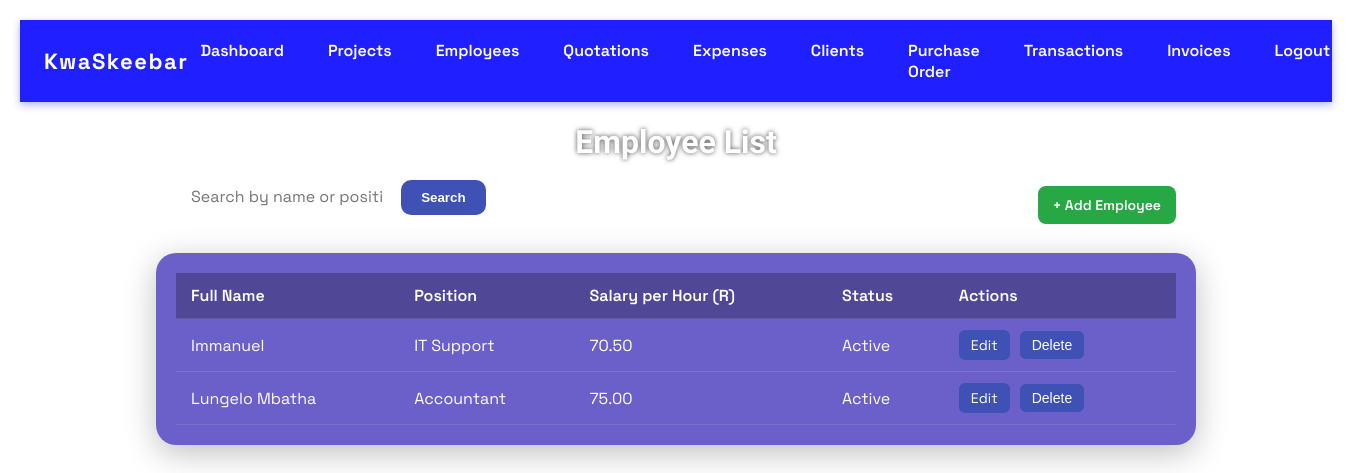
Page /employees.php on the committed database.
### tables this page shows
CREATE TABLE `employees` (
  `id` int(11) NOT NULL,
  `full_name` varchar(255) DEFAULT NULL,
  `position` varchar(100) DEFAULT NULL,
  `salary_per_hour` decimal(10,2) DEFAULT NULL,
  `status` enum('Active','Terminated') DEFAULT 'Active'
);

### employees.php (the view, shortened to what this page needs)
<?php
require 'db.php';
include 'nav.php';
$search = $_GET['search'] ?? '';
$search_sql = "";
$sql = "SELECT * FROM employees $search_sql ORDER BY full_name ASC";
$result = $conn->query($sql);
?>
<!DOCTYPE html>
<html lang="en">
<head>
</head>
<body>
  <h1>Employee List</h1>
  <div class="top-bar">
    <div class="search-box">
      <form method="GET" action="">
        <input type="text" name="search" placeholder="Search by name or position" value="<?= htmlspecialchars($search) ?>" />
        <button type="submit">Search</button>
      </form>
    </div>
    <a href="add_employee.php" class="add-btn">+ Add Employee</a>
  </div>
  <div class="table-container">
    <table>
      <thead>
        <tr>
          <th>Full Name</th>
          <th>Position</th>
          <th>Salary per Hour (R)</th>
          <th>Status</th>
          <th>Actions</th>
        </tr>
      </thead>
      <tbody>
        <?php if ($result && $result->num_rows > 0): ?>
          <?php while ($row = $result->fetch_assoc()): ?>
            <tr>
              <td data-label="Full Name"><?= htmlspecialchars($row['full_name']) ?></td>
              <td data-label="Position"><?= htmlspecialchars($row['position']) ?></td>
              <td data-label="Salary per Hour"><?= number_format($row['salary_per_hour'], 2) ?></td>
              <td data-label="Status"><?= htmlspecialchars($row['status']) ?></td>
              <td data-label="Actions" class="actions">
                <a href="edit_employee.php?id=<?= $row['id'] ?>">Edit</a>
                <form action="delete_employee.php" method="POST" style="display:inline;" onsubmit="return confirm('Delete this employee?');">
                  <button type="submit">Delete</button>
                </form>
              </td>
            </tr>
          <?php endwhile; ?>
        <?php else: ?>
          <tr><td colspan="5" style="text-align:center;">No employees found.</td></tr>
        <?php endif; ?>
      </tbody>
    </table>
  </div>
</body>
</html>

### employees.php (style rules this page uses)
body { margin: 0; font-family: 'Space Grotesk', sans-serif; background: url('bg.jpg') no-repeat center center fixed; background-size: cover; color: #fff; min-height: 100vh; padding: 20px; }
h1 { font-family: 'Urbanist', sans-serif; font-weight: 700; text-align: center; margin-bottom: 15px; color: #fff; text-shadow: 0 0 5px rgba(0,0,0,0.7); }
.top-bar { max-width: 1000px; margin: 0 auto 20px; display: flex; justify-content: space-between; align-items: center; flex-wrap: wrap; gap: 10px; }
.search-box { flex-grow: 1; display: flex; gap: 10px; }
.search-box input[type="text"] { flex-grow: 1; padding: 10px 15px; border-radius: 10px; border: none; font-size: 16px; font-family: 'Space Grotesk', sans-serif; outline-offset: 2px; outline-color: transparent; transition: outline-color 0.3s ease; }
.search-box button { padding: 10px 20px; border-radius: 10px; border: none; background-color: #3f51b5; color: white; font-weight: 600; cursor: pointer; transition: background-color 0.3s ease; }
.add-btn { background: #28a745; color: white; padding: 10px 15px; border-radius: 8px; text-decoration: none; font-size: 14px; font-weight: 600; transition: background-color 0.3s ease; white-space: nowrap; }
.table-container { max-width: 1000px; margin: 0 auto 40px; background: rgba(45, 28, 179, 0.7); border-radius: 20px; padding: 20px; backdrop-filter: blur(12px); box-shadow: 0 8px 32px rgba(0, 0, 0, 0.25); }
table { width: 100%; border-collapse: collapse; color: #fff; }
th, td { padding: 12px 15px; text-align: left; border-bottom: 1px solid rgba(255, 255, 255, 0.1); vertical-align: middle; }
th { background: rgba(0, 0, 0, 0.25); font-weight: 600; }
.actions button, .actions a { background: #3f51b5; border: none; color: white; padding: 6px 12px; border-radius: 6px; text-decoration: none; font-size: 14px; cursor: pointer; margin-right: 6px; transition: background-color 0.3s ease; }

### rows in the picture
employees: full_name "Immanuel", position "IT Support", salary_per_hour "70.50", status "Active"
employees: full_name "Lungelo Mbatha", position "Accountant", salary_per_hour "75.00", status "Active"
